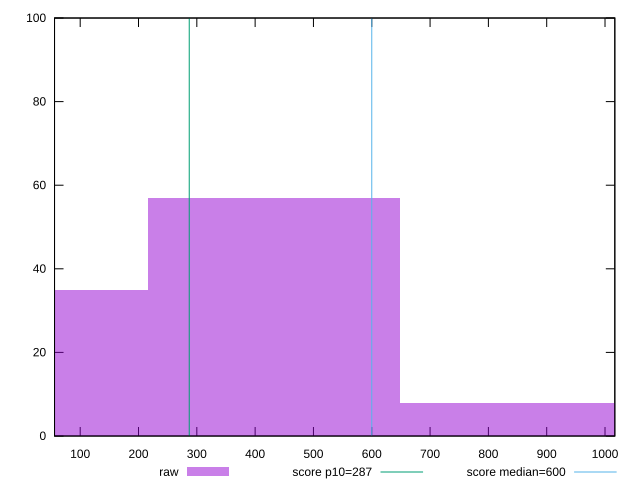

Generate this figure with gnuplot:
reset

$raw <<EOF
0 35
432.0189275297147 57
864.0378550594294 8
EOF

set key outside below
set boxwidth 432.0189275297147
set xrange [56:1016.8179999999995]
set yrange [0:100]
set trange [0:100]
set style fill transparent solid 0.5 noborder

set parametric
set terminal svg size 640, 490 enhanced background rgb 'white'
set output "report_00015_2021-02-09T16-11-33.973Z/total-blocking-time/samples/pages+cached+noadtech+nomedia/raw/histogram.svg"

plot $raw title "raw" with boxes, \
     287,t title "score p10=287", \
     600,t title "score median=600"

reset
